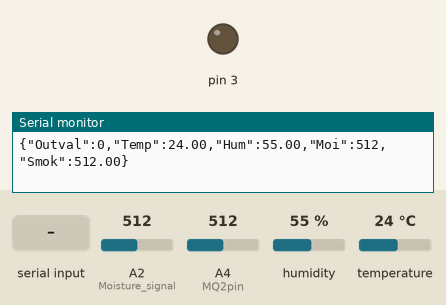
This sketch was run on a simulated Arduino Uno, built with avr-gcc and run on an emulated ATmega328P. On the bench: output pins drawn as LEDs (lit = HIGH), the last lines printed to the serial monitor. Inputs (shaded band) come from the test bench; at power-on: A2 (Moisture_signal) = 512, A4 (MQ2pin) = 512, humidity 55 %, temperature 24 °C.

Above: at 1.7 s.
1.8 s: "5\n" received over Serial
At 7.5 s:
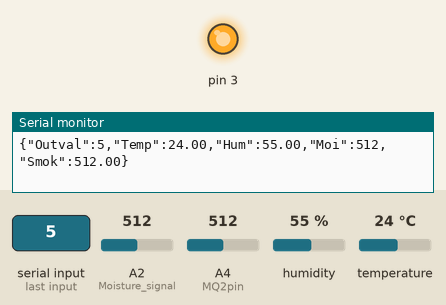
Timing chart, 0 to 13.1 s (numbered marks = the images above; inputs shaded):
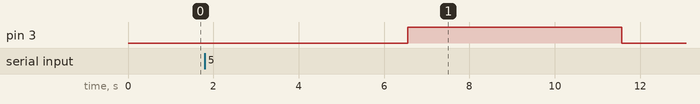

The sketch:

communication.ino
```cpp
#include "dht.h"
#include <Servo.h>
#include<SoftwareSerial.h>
#define dht_apin A0
#define MQ2pin A4

dht DHT;
float sensorValue;
int Moisture_signal = A2;

void setup(){
  // bt.begin(9600);
  Serial.begin(9600);
  pinMode (3, OUTPUT);
  delay(500);
}

void loop(){

    int x = 0;
    x = Serial.readString().toInt();

    DHT.read11(dht_apin);
    int Moisture = analogRead(Moisture_signal);
    sensorValue = analogRead(MQ2pin);
    Serial.print("{\"Outval\":");
    Serial.print(x);
    Serial.print(",\"Temp\":");
    Serial.print( DHT.temperature);
    Serial.print(",\"Hum\":");
    Serial.print(DHT.humidity);
    Serial.print(",\"Moi\":");
    Serial.print(Moisture);
    Serial.print(",\"Smok\":");
    Serial.print(sensorValue);
    Serial.println("}");

    if(x==5){
      digitalWrite(3,HIGH);
    }
    else{
      digitalWrite(3,LOW);
    }

    delay(4000);
}
```

Measured:
- after the input at 1.8 s, pin 3: LOW → HIGH after 4.8 s, → LOW 5.0 s later
